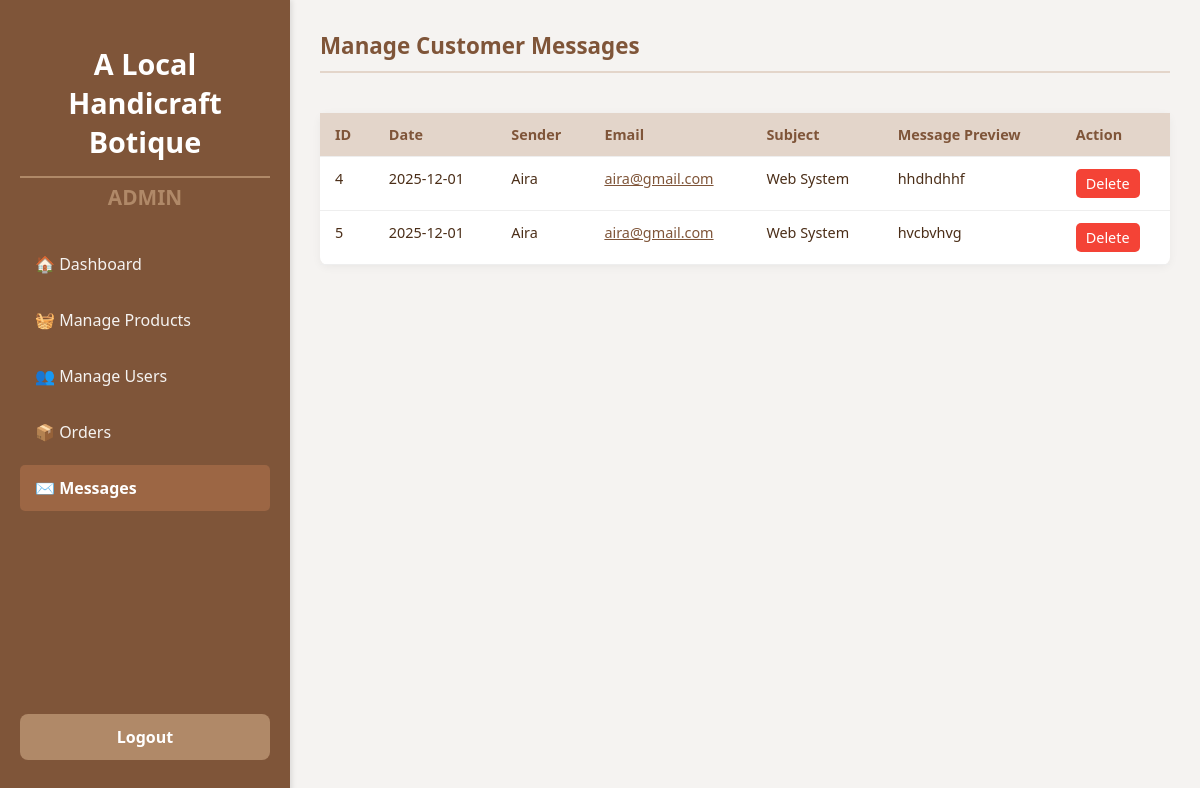
Page /admin/manage_messages.php (signed in) on the committed database.
### tables this page shows
CREATE TABLE `messages` (
  `message_ID` int(11) NOT NULL,
  `user_ID` int(11) DEFAULT NULL,
  `sender_name` varchar(100) NOT NULL,
  `sender_email` varchar(100) NOT NULL,
  `subject` varchar(255) DEFAULT NULL,
  `message_content` text NOT NULL,
  `date_sent` date NOT NULL DEFAULT current_timestamp()
);

### admin/manage_messages.php (the view, shortened to what this page needs)
<?php
include '../db_connect.php';
$sql = "SELECT message_ID, sender_name, sender_email, subject, message_content, date_sent FROM messages ORDER BY date_sent DESC";
$result = $conn->query($sql);
?>
<!DOCTYPE html>
<html lang="en">
<head>
</head>
<body>
<div class="main-layout">
    <div class="sidebar">
        <h2>A Local Handicraft Botique</h2>
        <h3>ADMIN</h3>
        <div class="sidebar-nav">
            <a href="index.php">🏠 Dashboard</a>
            <a href="manage_products.php">🧺 Manage Products</a>
            <a href="manage_users.php">👥 Manage Users</a>
            <a href="manage_orders.php">📦 Orders</a>
            <a href="manage_messages.php" class="active">✉️ Messages</a>
        </div>
        <div class="sidebar-logout">
            <a href="../logout.php" onclick="return confirm('Are you sure you want to log out?')"><b>Logout</b></a>
        </div>
    </div>
    <div class="content-area">
        <div class="header">
            <h1>Manage Customer Messages</h1>
        </div>
        <?php if ($result && $result->num_rows > 0): ?>
            <table class="message-table">
                <thead>
                    <tr>
                        <th>ID</th>
                        <th>Date</th>
                        <th>Sender</th>
                        <th>Email</th>
                        <th>Subject</th>
                        <th>Message Preview</th>
                        <th>Action</th>
                    </tr>
                </thead>
                <tbody>
                    <?php while ($msg = $result->fetch_assoc()): ?>
                        <tr>
                            <td><?php echo $msg['message_ID']; ?></td>
                            <td><?php echo date('Y-m-d', strtotime($msg['date_sent'])); ?></td>
                            <td><?php echo htmlspecialchars($msg['sender_name']); ?></td>
                            <td><a href="mailto:<?php echo htmlspecialchars($msg['sender_email']); ?>" style="color: var(--color-primary);"><?php echo htmlspecialchars($msg['sender_email']); ?></a></td>
                            <td><?php echo htmlspecialchars($msg['subject']); ?></td>
                            <td>
                                <div class="message-preview" title="<?php echo htmlspecialchars($msg['message_content']); ?>">
                                    <?php echo htmlspecialchars($msg['message_content']); ?>
                                </div>
                            </td>
                            <td>
                                <a href="manage_messages.php?delete_id=<?php echo $msg['message_ID']; ?>"
                                   class="btn delete"
                                   onclick="return confirm('Are you sure you want to delete this message?');">
                                    Delete
                                </a>
                            </td>
                        </tr>
                    <?php endwhile; ?>
                </tbody>
            </table>
        <?php else: ?>
            <p style="text-align: center; color: #7F5539;">No messages available.</p>
        <?php endif; ?>
    </div>
</div>
</body>
</html>

### admin/manage_messages.php (style rules this page uses)
:root { --color-primary: #7F5539; --color-secondary: #B08968; --color-light: #E3D5CA; --color-text: #4B2E18; --color-bg: #F5F3F1; }
body { font-family: 'Segoe UI', Tahoma, Geneva, Verdana, sans-serif; background-color: var(--color-bg); margin: 0; padding: 0; color: var(--color-text); overflow-y: scroll; }
.main-layout { display: flex; min-height: 100vh; }
.sidebar { width: 250px; background-color: var(--color-primary); color: white; padding: 20px; box-shadow: 2px 0 5px rgba(0, 0, 0, 0.1); position: relative; }
.sidebar h2 { font-size: 1.8em; text-align: center; margin-bottom: 5px; border-bottom: 2px solid var(--color-secondary); padding-bottom: 15px; }
.sidebar h3 { font-size: 1.3em; text-align: center; margin-top: 5px; color: var(--color-secondary); }
.sidebar-nav { margin-top: 30px; }
.sidebar-nav a { display: flex; align-items: center; gap: 10px; padding: 12px 15px; margin-bottom: 10px; text-decoration: none; color: var(--color-bg); border-radius: 5px; transition: background-color 0.3s; }
.sidebar-nav a:hover, .sidebar-nav a.active { background-color: #9C6644; color: white; font-weight: bold; }
.sidebar-logout { position: absolute; bottom: 40px; width: 290px; text-align: center; }
.sidebar-logout a { display: block; padding: 12px; background-color: var(--color-secondary); color: white; border-radius: 8px; text-decoration: none; font-weight: bold; transition: background-color 0.3s; margin-right: 40px; }
.content-area { flex-grow: 1; padding: 30px; background-color: var(--color-bg); }
.header { display: flex; justify-content: space-between; align-items: center; margin-bottom: 40px; border-bottom: 2px solid #e3d5ca; padding-bottom: 10px; }
.header h1 { color: var(--color-primary); font-size: 1.4em; margin: 0; }
.message-table { width: 100%; border-collapse: collapse; background: white; border-radius: 8px; box-shadow: 0 2px 10px rgba(0,0,0,0.05); }
.message-table th, .message-table td { padding: 12px 15px; text-align: left; border-bottom: 1px solid #eee; font-size: 0.9em; vertical-align: top; }
.message-table th { background-color: var(--color-light); color: var(--color-primary); font-weight: bold; }
.btn { padding: 5px 10px; border: none; border-radius: 5px; color: white; text-decoration: none; cursor: pointer; display: inline-block; }
.delete { background: #f44336; }
.message-preview { max-height: 50px; overflow: hidden; text-overflow: ellipsis; display: -webkit-box; -webkit-line-clamp: 2; -webkit-box-orient: vertical; }

### rows in the picture
messages: message_ID "4", date_sent "2025-12-01", sender_name "Aira", sender_email "aira@gmail.com", subject "Web System", message_content "hhdhdhhf"
messages: message_ID "5", date_sent "2025-12-01", sender_name "Aira", sender_email "aira@gmail.com", subject "Web System", message_content "hvcbvhvg"
